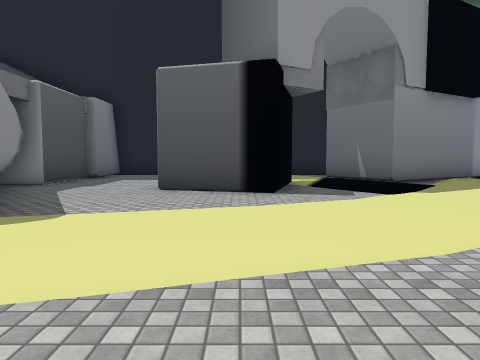
view 1 (above)

15 first-person views from a walk through a scene from a Unity 3-D project. The camera is 1.4 m above the floor, tilts 4° down and sees 70° across. The floor is counted in squares, 2 m on a side. Each view is taken from the middle of a square. On the plan, view 1 faces up. The plan holds only what a view shows up to about 11 squares ahead; the rest is blank. The place goes on beyond the plan. The player character is not drawn. Some animated figures are left out. Some surface patterns are stand-ins.

view 2
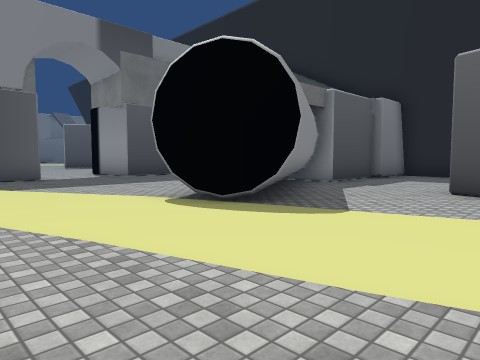

view 3
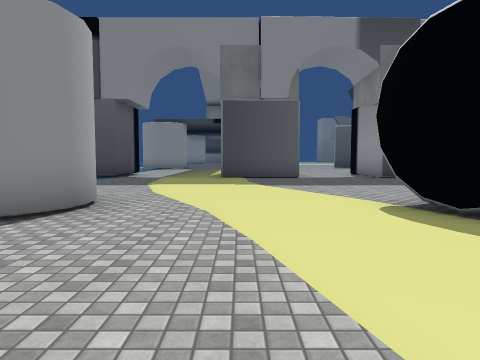

view 4
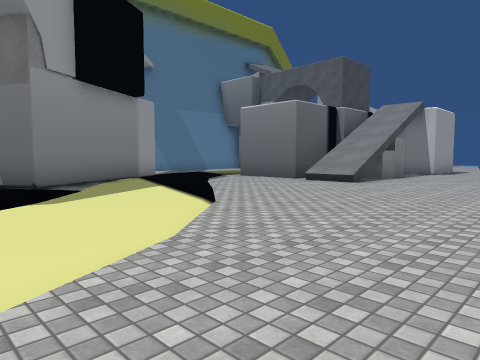

view 5
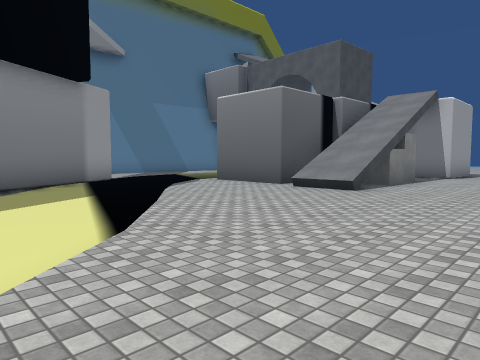

view 6
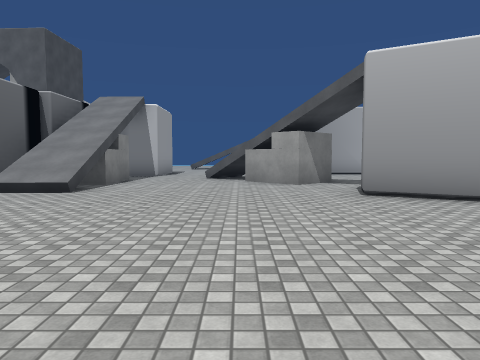

view 7
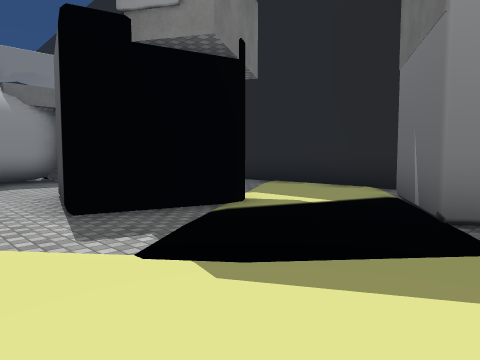

view 8
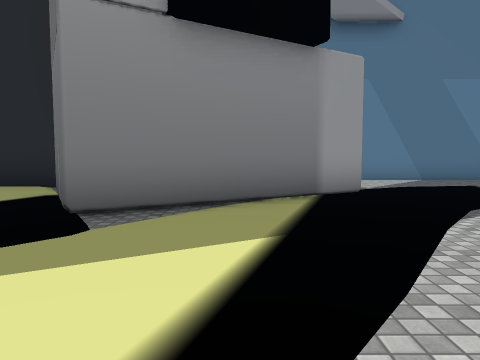

view 9
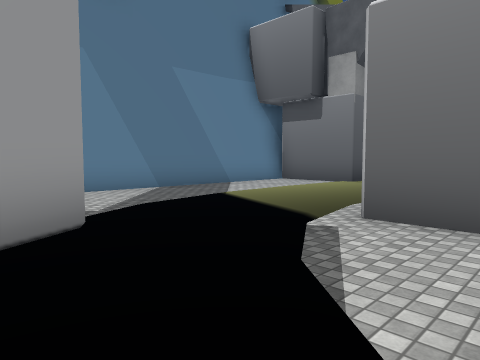

view 10
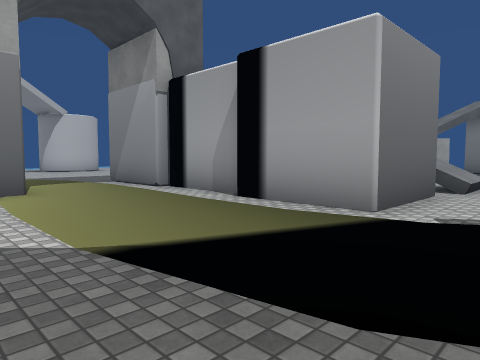

view 11
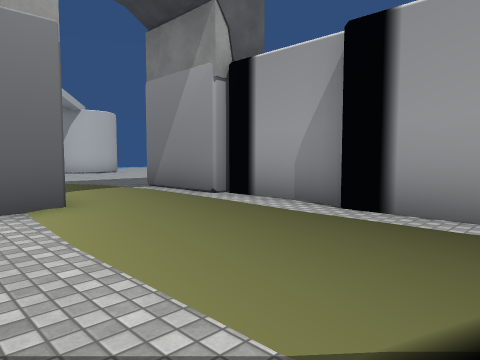

view 12
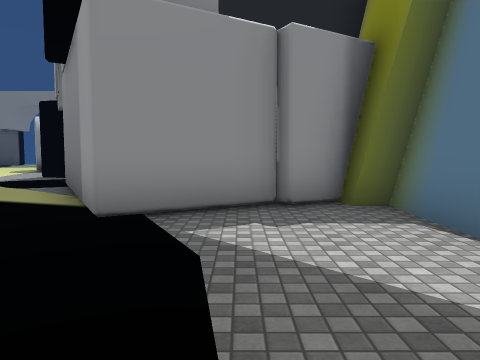

view 13
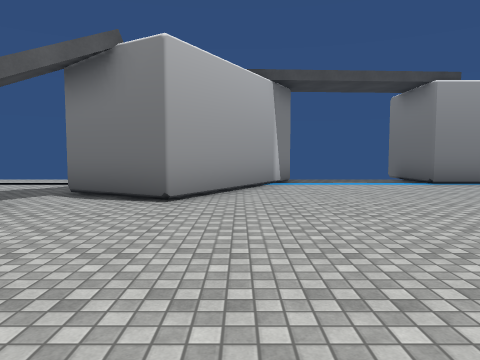

view 14
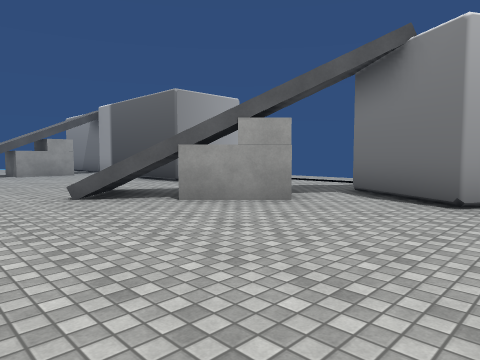

view 15
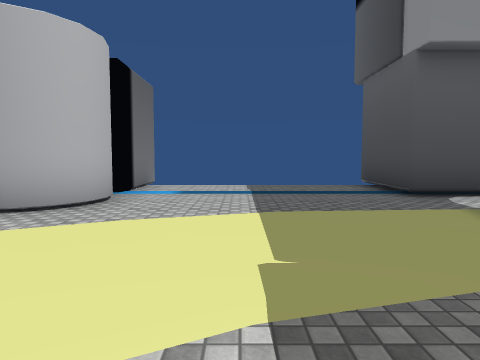

### Floor plan
Key: @ floor where view 1 was taken; # wall or solid block; . main floor; : floor 1.75 m higher than the main floor; + floor 3 m higher than the main floor; / step, stairs or slope; v drop or lower ground; O other object.
Columns run from 11 left of view 1 to 22 right of it. Each row starts with its distance up from view 1.
 15                   ##########
 14                   #........O
 13          #####    #........#
 12         ......   O##. .........
 11       #.......#   O#  ...........
 10       O... ... #O#....OOO........
  9       O...  #. #......O OOO###...
  8      ##...   . .......OO
  7       #...OOO.........//OOO
  6 #...  ##..............////.#
  5 .....  #..............//...##
  4 ......###....................
  3 #................................v
  2 #........................: /.....v
  1 O.......................+  .....
  0 ...........@    ........#  ...
 -1 ......O...      .....##...  ###
 -2 .....OOO       .....####..
 -3 #.....O       ......#   ...
 -4 O.....        ##...##    ..
 -5 O.....O        #...      ..
 -6      O         #

Positions as (right, up) in squares from view 1, and headings:
1: (0, 0), facing up
2: (0, 0), facing up-left
3: (0, 1), facing left
4: (2, 1), facing up-right
5: (4, 2), facing up-right
6: (4, 2), facing right
7: (5, 5), facing up-left
8: (6, 5), facing up
9: (7, 8), facing up-right
10: (9, 14), facing down-right
11: (11, 14), facing down-right
12: (12, 13), facing left
13: (9, 5), facing down
14: (9, 5), facing down-right
15: (-8, 3), facing down
